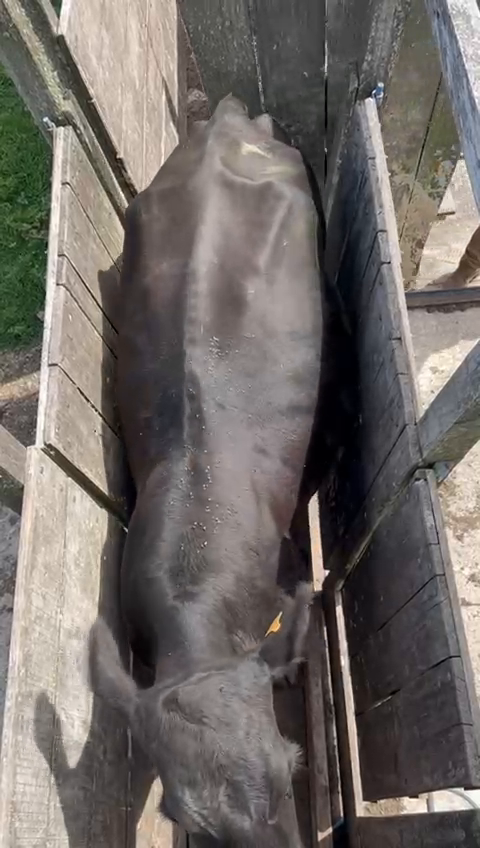
#> input picture frame 43 of scripts/prueba2.mp4, 480 x 848 px, given in place of Vaca 1.mp4, which was not available
$ python frame_extract.py
#> lines starting #> are read from the running program, lines starting #| are printed output that depends on the picture; pictures that were not available may be replaced by others from this repository, and a replacement may not be noted
import cv2
import os

def extract_frames(video_path, output_folder, cow_id):
    # Create output folder if it doesn't exist
#> called with cow_id = 1
    if not os.path.exists(output_folder):
        os.makedirs(output_folder)

    # Open the video file
    cap = cv2.VideoCapture(video_path)

    # Get frames per second (fps) and frame count
    fps = cap.get(cv2.CAP_PROP_FPS)
    frame_count = int(cap.get(cv2.CAP_PROP_FRAME_COUNT))

    print(f"Vaca Nro {cow_id}:")
    print(f"Frames per second: {fps}")
    print(f"Frame count: {frame_count}")
    #counter_frames=0
    # Loop through each frame and save it as an image
    for i in range(frame_count):
        ret, frame = cap.read()
        if not ret:
            break
        if i % 3 == 0:
        #    counter_frames+=1
            frame_filename = os.path.join(output_folder, f"manchega_lat_{cow_id}_{i//3}.png")
            cv2.imwrite(frame_filename, frame)
#> this loop made 31 passes
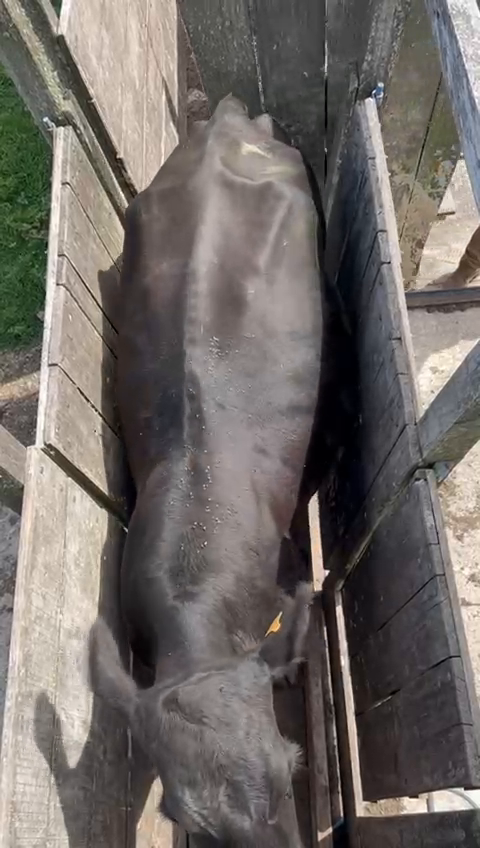
#> input picture frame 43 of scripts/prueba2.mp4, 480 x 848 px, given in place of Vaca 1.mp4, which was not available
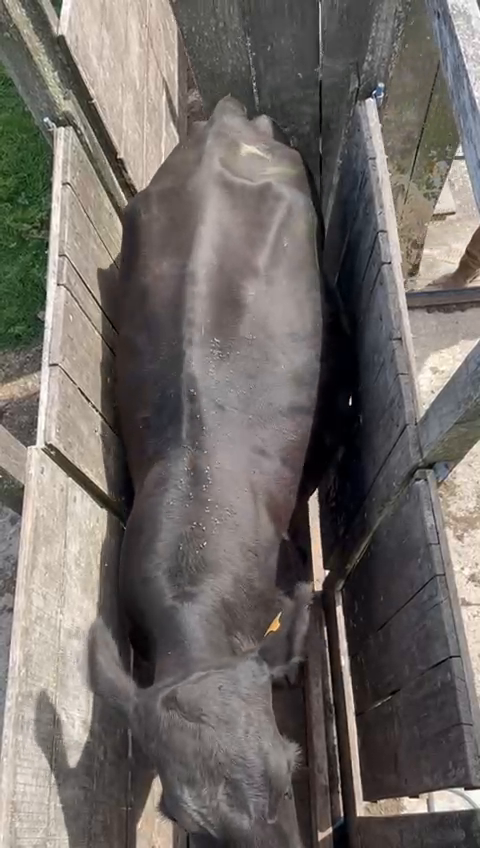
#> input picture frame 44 of scripts/prueba2.mp4, 480 x 848 px, given in place of Vaca 1.mp4, which was not available
#> pass 3, in extract_frames, `ret, frame = cap.read()`:
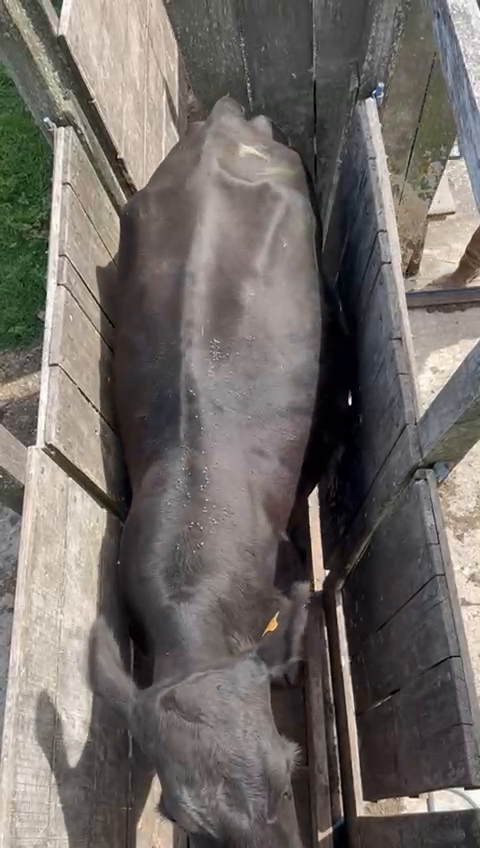
#> frame: shape (848, 480, 3); mean B, G, R 102.3, 106.4, 112.2

    # Release the video capture object
    cap.release()

if __name__ == "__main__":
    for elem in range(1, 132):
        video_path = f"/Users/ramirososa/Desktop/Videos procesados (lateral)/Vaca {elem}.mp4"
        output_folder = f"/Users/ramirososa/Desktop/Frames Lateral/manchega_lat_{elem}"
        extract_frames(video_path, output_folder, elem)

$ run again, starting later in the video
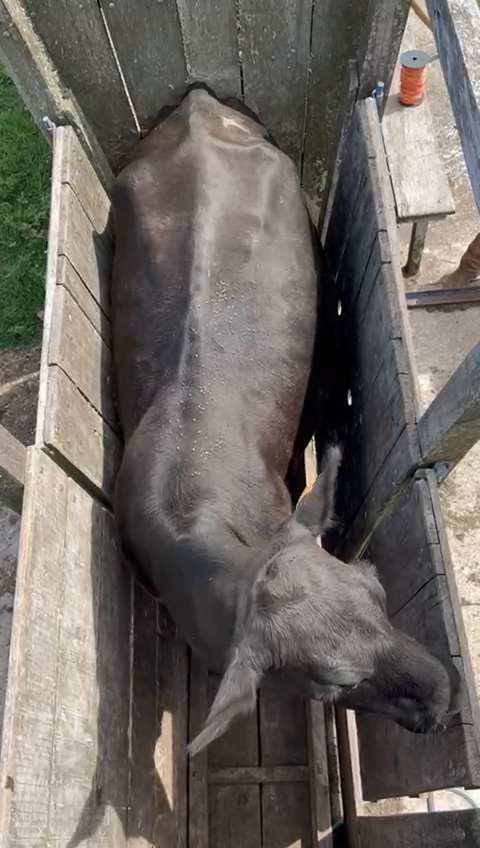
#> input picture frame 197 of scripts/prueba2.mp4, 480 x 848 px, given in place of Vaca 1.mp4, which was not available
#> the loop in extract_frames, `for i in range(frame_count):` made 31 passes
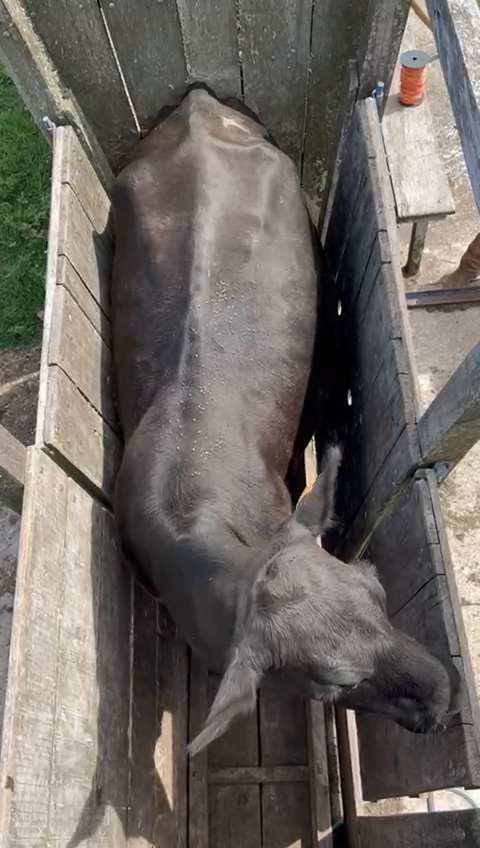
#> input picture frame 197 of scripts/prueba2.mp4, 480 x 848 px, given in place of Vaca 1.mp4, which was not available
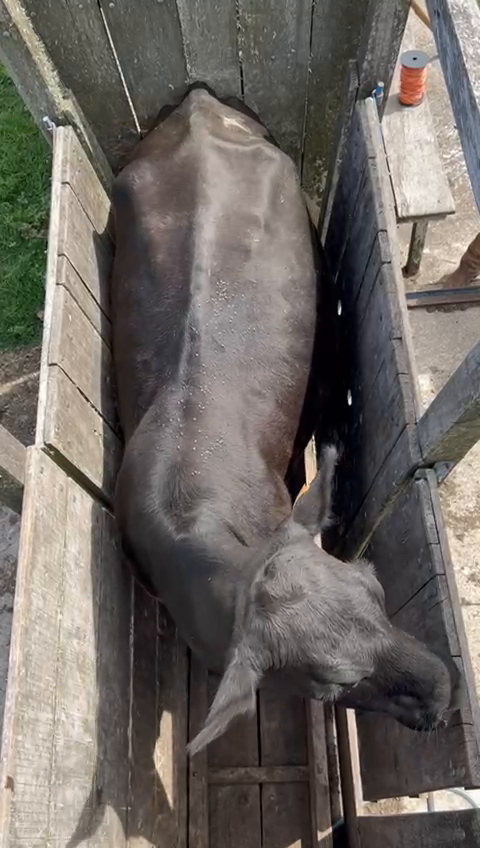
#> input picture frame 198 of scripts/prueba2.mp4, 480 x 848 px, given in place of Vaca 1.mp4, which was not available

$ run again, starting later in the video
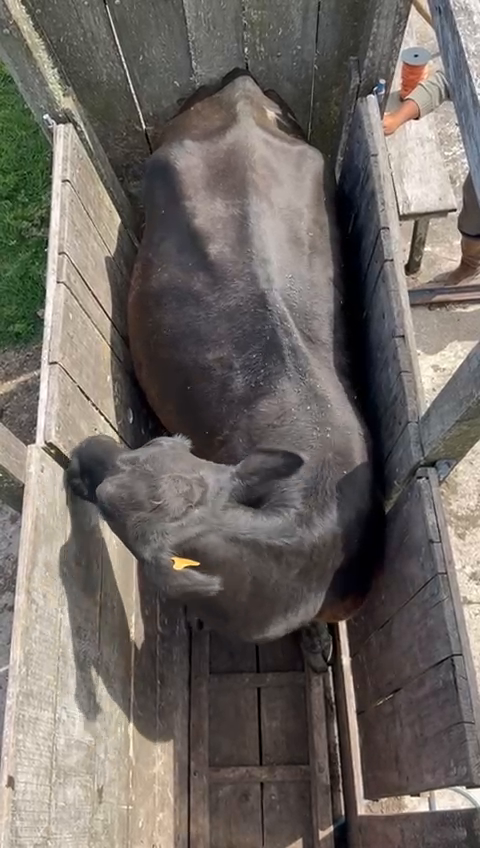
#> input picture frame 350 of scripts/prueba2.mp4, 480 x 848 px, given in place of Vaca 1.mp4, which was not available
#> the loop in extract_frames, `for i in range(frame_count):` made 31 passes
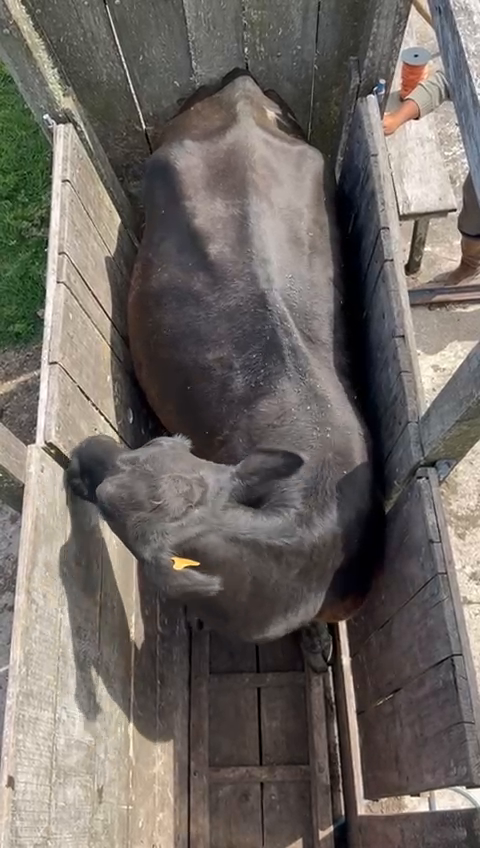
#> input picture frame 350 of scripts/prueba2.mp4, 480 x 848 px, given in place of Vaca 1.mp4, which was not available
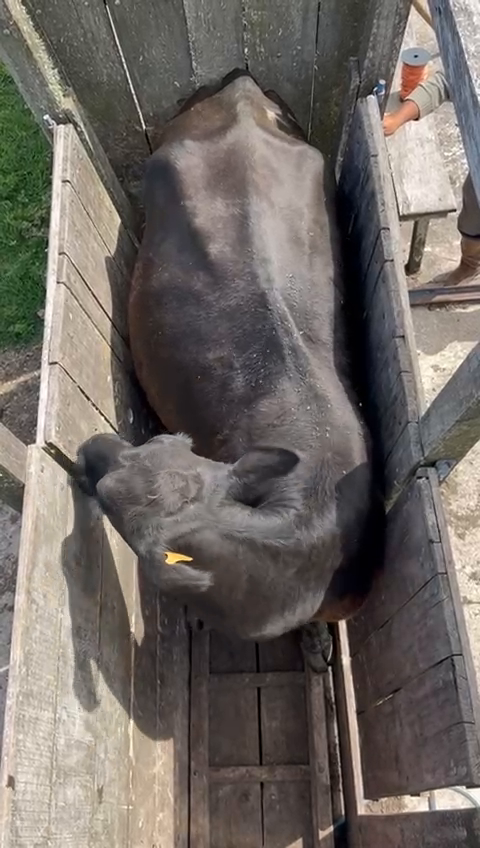
#> input picture frame 351 of scripts/prueba2.mp4, 480 x 848 px, given in place of Vaca 1.mp4, which was not available
